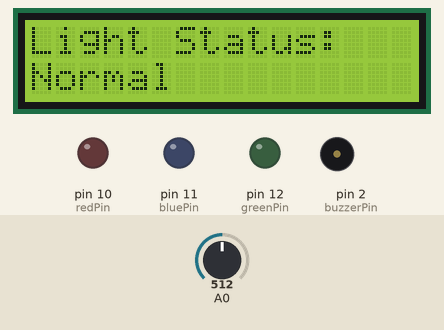
The sketch below on a simulated Arduino Uno, built with avr-gcc and run on an emulated ATmega328P. On the bench: 16×2 character LCD, output pins drawn as LEDs (lit = HIGH), buzzer (waves = sounding). Inputs (shaded band) come from the test bench; at power-on: A0 = 512. Pins used as bus, display or sensor lines are not drawn; what the sketch prints to the serial monitor is not drawn.

Above: at 1.2 s.
1.3 s: A0 set to 584
2.8 s: A0 set to 608
At 3.5 s:
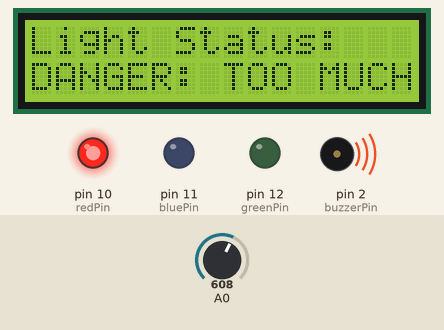
5.8 s: A0 set to 190
At 8.0 s:
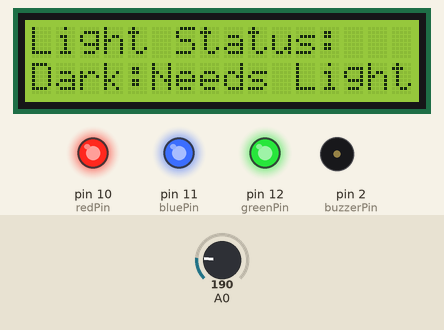
8.3 s: A0 set to 210
At 8.8 s:
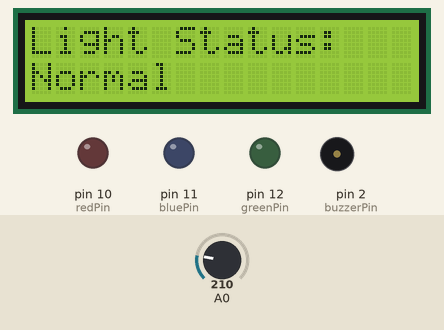
9.8 s: A0 set to 122
At 11.0 s:
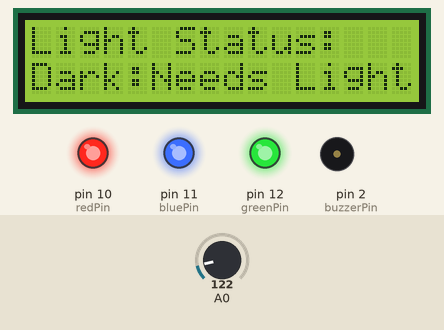
11.3 s: A0 set to 306
At 12.3 s:
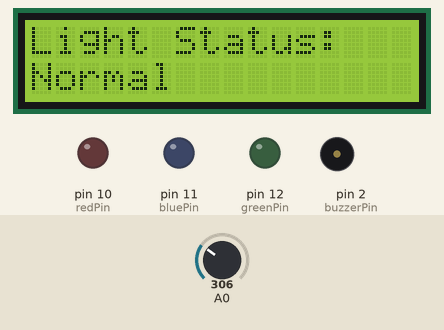
Timing chart, 0 to 13.8 s (numbered marks = the images above; inputs shaded):
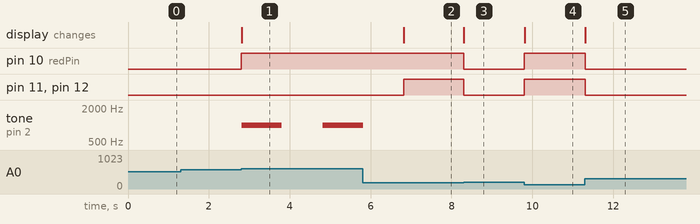

The sketch:

light_sensor_arduino.ino
```cpp
// C++ code
//

#include <LiquidCrystal.h>

int buzzerPin = 2;
int redPin = 10;
int greenPin = 12;
int bluePin = 11;

LiquidCrystal lcd(4, 5, 6, 7, 8, 9);
const int contrast = 3;

void setup()
{
  Serial.begin(9600);
  pinMode(buzzerPin, OUTPUT);

  pinMode(redPin, OUTPUT);
  pinMode(greenPin, OUTPUT);
  pinMode(bluePin, OUTPUT);

  analogWrite(contrast, 100);
  lcd.begin(16, 2);
}

void loop()
{
   lcd.setCursor(0, 0);
   lcd.print("Light Status:");
   int light = analogRead(A0);
   Serial.println(light);


  if (light <= 200) {
  	digitalWrite(redPin, 252);
    digitalWrite(greenPin, 252);
    digitalWrite(bluePin, 252);
	lcd.setCursor(0,1);
    lcd.print("Dark:Needs Light");
  }

  if (light > 200 && light < 600)
  {
  	digitalWrite(redPin, 0);
    digitalWrite(greenPin, 0);
    digitalWrite(bluePin, 0);
    lcd.setCursor(0,1);
    lcd.print("Normal              ");
  }

  if (light >= 600) {
    digitalWrite(redPin, 252);
    digitalWrite(greenPin, 0);
    digitalWrite(bluePin, 0);
    lcd.setCursor(0,1);
    lcd.print("DANGER: TOO MUCH LIGHT");
  	tone(buzzerPin, 1000);
    delay(1000);
    noTone(buzzerPin);
    delay(1000);

  }
}
```

Measured:
- the behaviour switches between 599 and 600 on A0 (found by bisection; images 0 and 1)
- the behaviour switches between 200 and 201 on A0 (found by bisection; images 2 and 3)
- after the input at 1.3 s, every drawn part: stays the same
- after the input at 2.8 s, pin 10 (redPin): LOW → HIGH at once; tone on pin 2 (buzzerPin): silent → 1000 Hz at once, → silent 1.0 s later, → 1000 Hz 1.0 s later; the display: changes at once (image 1)
- after the input at 5.8 s, pin 11 (bluePin), pin 12 (greenPin): LOW → HIGH after 1.0 s; tone on pin 2 (buzzerPin): goes on until 5.8 s, then stays silent; the display: changes after 1.0 s (image 2)
- after the input at 8.3 s, pin 10 (redPin), pin 11 (bluePin), pin 12 (greenPin): HIGH → LOW at once; the display: changes at once (image 3)
- after the input at 9.8 s, pin 10 (redPin), pin 11 (bluePin), pin 12 (greenPin): LOW → HIGH at once; the display: changes at once (image 4)
- after the input at 11.3 s, pin 10 (redPin), pin 11 (bluePin), pin 12 (greenPin): HIGH → LOW at once; the display: changes at once (image 5)
